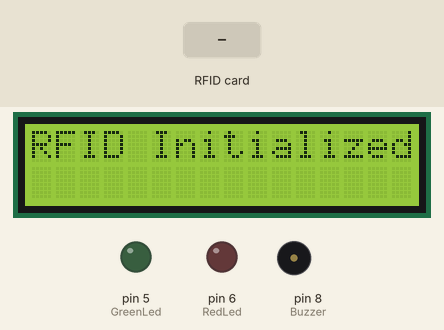
Recording of a sketch running on a simulated Arduino Uno, built with avr-gcc and run on an emulated ATmega328P. On the bench: 16×2 character LCD, output pins drawn as LEDs (lit = HIGH), buzzer (waves = sounding, pin HIGH). Inputs (shaded band) come from the test bench. Pins used as bus, display or sensor lines are not drawn; what the sketch prints to the serial monitor is not drawn.

Above: at 3.2 s.
At 5.3 s:
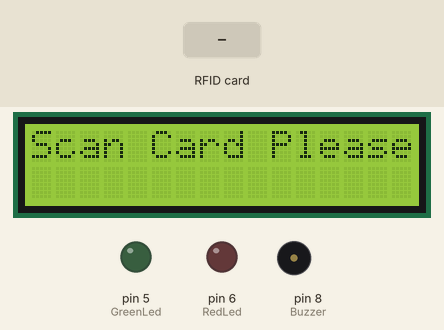
5.4 s: RFID card A6 BC BD 1F held to the reader
At 5.9 s:
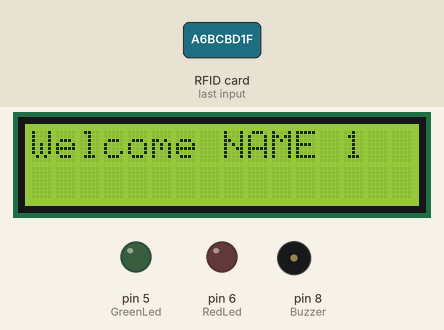
9.9 s: RFID card 5E 7A 19 C4 held to the reader
At 12.8 s:
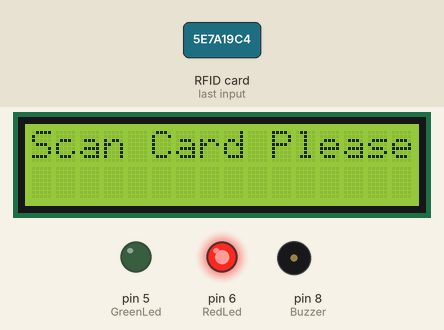
12.9 s: RFID card 2D 3C 45 73 held to the reader
At 19.4 s:
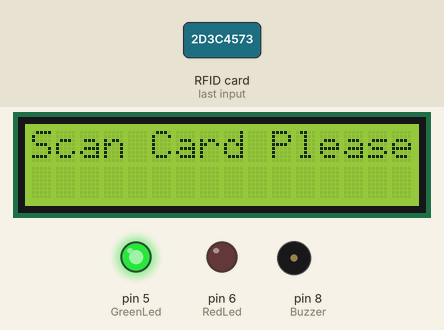
Timing chart, 0 to 21.9 s (numbered marks = the images above; inputs shaded):
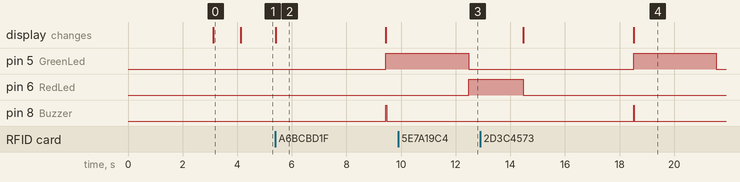

Measured:
- after the input at 5.4 s, pin 5 (GreenLed): LOW → HIGH after 4.0 s; pin 8 (Buzzer): LOW → HIGH after 4.0 s, → LOW 0.03 s later; the display: changes at once (image 2)
- after the input at 9.9 s, pin 6 (RedLed): LOW → HIGH after 2.6 s
- after the input at 12.9 s, pin 5 (GreenLed): LOW → HIGH after 5.6 s, → LOW 3.0 s later; pin 8 (Buzzer): LOW → HIGH after 5.6 s, → LOW 0.03 s later; the display: first changes after 1.6 s (image 4 shows a later state)
- what the display in image 0 shows lasts 1.0 s, from 3.1 s to 4.1 s
- what the display in image 2 shows lasts 4.0 s, from 5.4 s to 9.4 s

The sketch:

RFID_Excel.ino
```cpp
//Attendance list RFID in Excel
//Created by AG Mix- Arnav Gupta https://www.youtube.com/c/AGMixArnavGupta/featured
//Read the code below and use it for any of your creations.

#include <SPI.h>
#include <MFRC522.h>
///////////////////////////////
#include <LiquidCrystal.h>
LiquidCrystal lcd(3, 2, A0, A1, A2, A3);
/////////////////////////////////////

#define SS_PIN 10 //RX slave select
#define RST_PIN 9

MFRC522 mfrc522(SS_PIN, RST_PIN); // Create MFRC522 instance.

byte card_ID[4]; //card UID size 4byte
byte Name1[4]={0xA6,0xBC,0xBD,0x1F};//first UID card
byte Name2[4]={0x2D,0x3C,0x45,0x73};//second UID card

//if you want the arduino to detect the cards only once
int NumbCard[2];//this array content the number of cards. in my case i have just two cards.
int j=0;

int const RedLed=6;
int const GreenLed=5;
int const Buzzer=8;

String Name;//user name
long Number;//user number
int n ;//The number of card you want to detect (optional)

void setup() {
  Serial.begin(9600); // Initialize serial communications with the PC
  lcd.begin(16,2);
  SPI.begin();  // Init SPI bus
  mfrc522.PCD_Init(); // Init MFRC522 card

  Serial.println("CLEARSHEET");                 // clears starting at row 1
  Serial.println("LABEL,Date,Time,Name,Number");// make four columns (Date,Time,[Name:"user name"]line 48 & 52,[Number:"user number"]line 49 & 53)

  pinMode(RedLed,OUTPUT);
  pinMode(GreenLed,OUTPUT);
  pinMode(Buzzer,OUTPUT);
  ////////////////////////////////////////////////
  lcd.clear();
  lcd.print("Initializing");
  lcd.setCursor(0, 1);
  lcd.print("RFID card...");
  delay(3000);
  lcd.clear();
  lcd.print("RFID Initialized");
  delay(1000);
  lcd.clear();
  lcd.print("Scan Card Please");
  /////////////////////////////////////////////
   }

void loop() {
  //look for new card
   if ( ! mfrc522.PICC_IsNewCardPresent()) {
  return;//got to start of loop if there is no card present
 }
 // Select one of the cards
 if ( ! mfrc522.PICC_ReadCardSerial()) {
  return;//if read card serial(0) returns 1, the uid struct contians the ID of the read card.
 }

 for (byte i = 0; i < mfrc522.uid.size; i++) {
     card_ID[i]=mfrc522.uid.uidByte[i];

       if(card_ID[i]==Name1[i]){
       Name="NAME 1";//user name
       Number=123456;//user number
       ///////////////////////////////////////////////
       lcd.clear();
       lcd.print("Welcome NAME 1");
       delay(1000);
       lcd.clear();
       lcd.print("Scan Card Please");
       ////////////////////////////////////////////////
       j=0;//first number in the NumbCard array : NumbCard[j]
      }
      else if(card_ID[i]==Name2[i]){
       Name="NAME 2";//user name
       Number=789101;//user number
       j=1;//Second number in the NumbCard array : NumbCard[j]
       ///////////////////////////////////////////////
       lcd.clear();
       lcd.print("Welcome NAME 2");
       delay(1000);
       lcd.clear();
       lcd.print("Scan Card Please");
       ////////////////////////////////////////////////
      }
      else{
          digitalWrite(GreenLed,LOW);
          digitalWrite(RedLed,HIGH);
          goto cont;//go directly to line 85
     }
}
      if(NumbCard[j] == 1){//to check if the card already detect
      //if you want to use LCD
      //Serial.println("Already Exist");
      }
      else{
      NumbCard[j] = 1;//put 1 in the NumbCard array : NumbCard[j]={1,1} to let the arduino know if the card was detecting
      n++;//(optional)
      Serial.print("DATA,DATE,TIME," + Name);//send the Name to excel
      Serial.print(",");
      Serial.println(Number); //send the Number to excel
      digitalWrite(GreenLed,HIGH);
      digitalWrite(RedLed,LOW);
      digitalWrite(Buzzer,HIGH);
      delay(30);
      digitalWrite(Buzzer,LOW);
      Serial.println("SAVEWORKBOOKAS,Names/WorkNames");
      }
      delay(1000);
cont:
delay(2000);
digitalWrite(GreenLed,LOW);
digitalWrite(RedLed,LOW);

//if you want to close the Excel when all card had detected and save Excel file in Names Folder. in my case i have just 2 card (optional)
//if(n==2){

  //  Serial.println("FORCEEXCELQUIT");
 //   }
}
```
